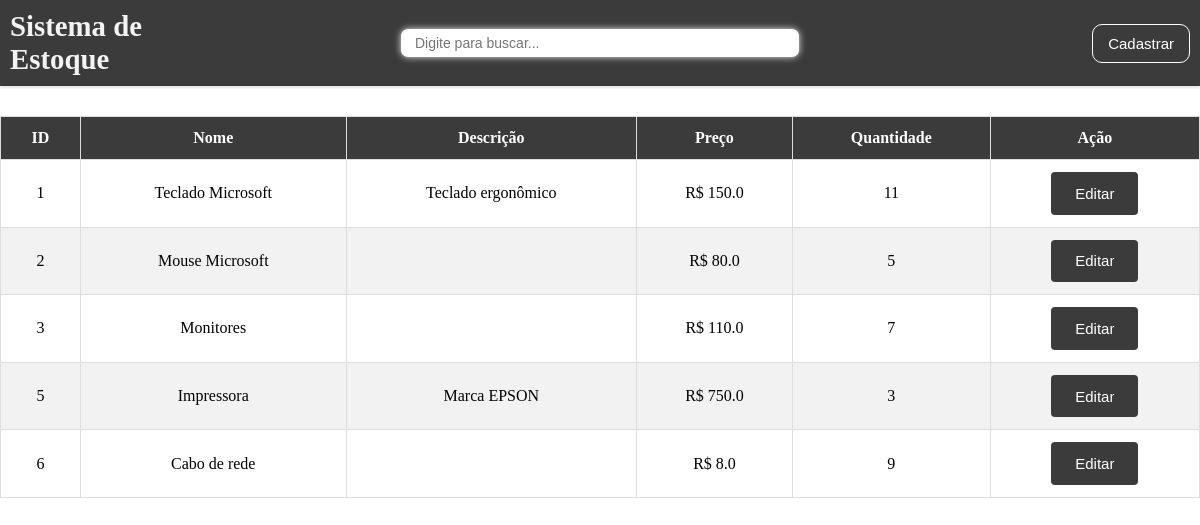
The app's page /, older data.
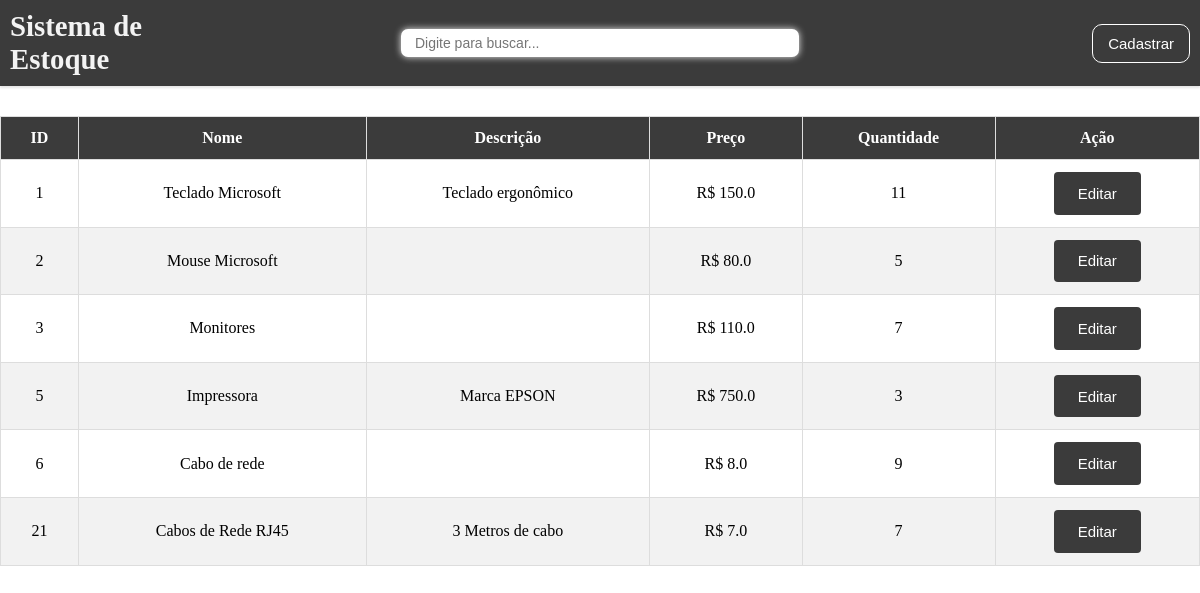
The same page, newer data.
### api/models.py (models this page shows, shortened)
class Equipament(models.Model):
    name = models.CharField(max_length=255)
    description = models.TextField(null=True, blank=True)
    price = models.FloatField()
    stock = models.IntegerField()
    created_at = models.DateTimeField(auto_now_add=True)
    updated_at = models.DateTimeField(auto_now=True)

### stock/views.py (the view, shortened to what this page needs)
# urls.py: path('', dashboard, name='dashboard'),
def dashboard(request):
    equipaments = Equipament.objects.all()
    return render(request, 'dashboard.html', {'equipaments': equipaments})

### stock/templates/dashboard.html (shortened to what this page needs)
{% extends 'base.html' %}
{% block style %}
{% load static %}
<link rel="stylesheet" href="{% static 'css/dashboard.css' %}">
{% endblock %}
{% block body %}
    <div class="container">
        <div class="table-container">
            <table>
                <thead>
                    <tr>
                        <th>ID</th>
                        <th>Nome</th>
                        <th>Descrição</th>
                        <th>Preço</th>
                        <th>Quantidade</th>
                        <th>Ação</th>
                    </tr>
                </thead>
                <tbody id="table-body">
                    {% for e in equipaments %}
                        <tr>
                            <td>{{ e.id }}</td>
                            <td>{{ e.name }}</td>
                            <td>{{ e.description }}</td>
                            <td>R$ {{ e.price }}</td>
                            <td>{{ e.stock }}</td>
                            <td><button class="btn" id="btn-secundary" onclick="openModal('{{e.id}}', '{{e.name}}', '{{e.description}}', '{{e.stock}}', '{{e.price}}')">Editar</button></td>
                        </tr>
                    {% endfor %}
                </tbody>
            </table>
        </div>
    </div>
{% endblock %}

Row changes from the older to the newer data that the page shows:
added Equipament: id "21", name "Cabos de Rede RJ45", description "3 Metros de cabo", price "7.0", stock "7"
